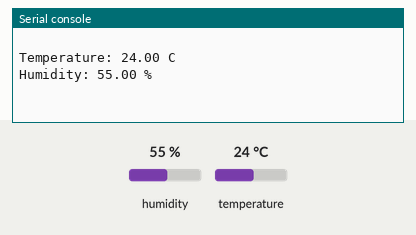
A program run on a simulated ESP32 board running MicroPython. Shown: the last lines printed to the serial console. Inputs (shaded band) come from the test bench; at power-on: humidity 55 %, temperature 24 °C. Library files of the repository ran but are not shown: ahtx0.py.

Above: at 1.2 s.
1.3 s: humidity set to 22 %
4.3 s: temperature set to 12 °C
At 5.7 s:
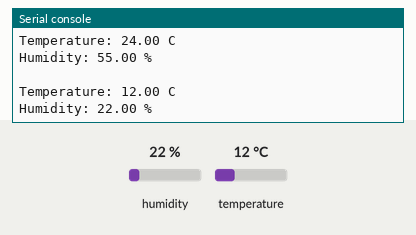
7.3 s: humidity set to 40 %
At 10.8 s:
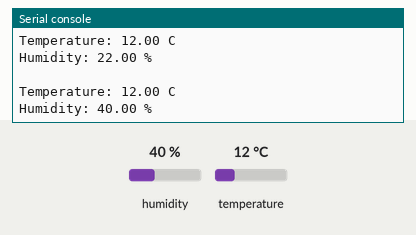
Timing chart, 0 to 12.3 s (numbered marks = the images above; inputs shaded):
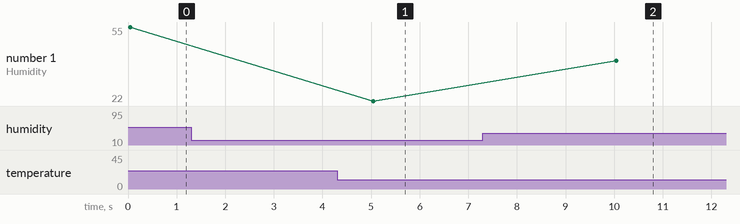

The program:

aht10.py
```python
import utime
from machine import Pin, I2C

import ahtx0

i2c = I2C(scl=Pin(22), sda=Pin(21))

sensor = ahtx0.AHT10(i2c)

while True:
    print("\nTemperature: %0.2f C" % sensor.temperature)
    print("Humidity: %0.2f %%" % sensor.relative_humidity)
    utime.sleep(5)

# Connections:
# Connect sensor pins to selected pins on the ESP32.
# Connect VCC and GND from sensor to 3.3V and GND on the ESP32, respectively.
```

Measured:
- after the input at 4.3 s, the serial console: prints a new line after 0.74 s (image 1)
- after the input at 7.3 s, the serial console: prints a new line after 2.7 s (image 2)
- plotted number 1: 22 → 40 after the input at 7.3 s
